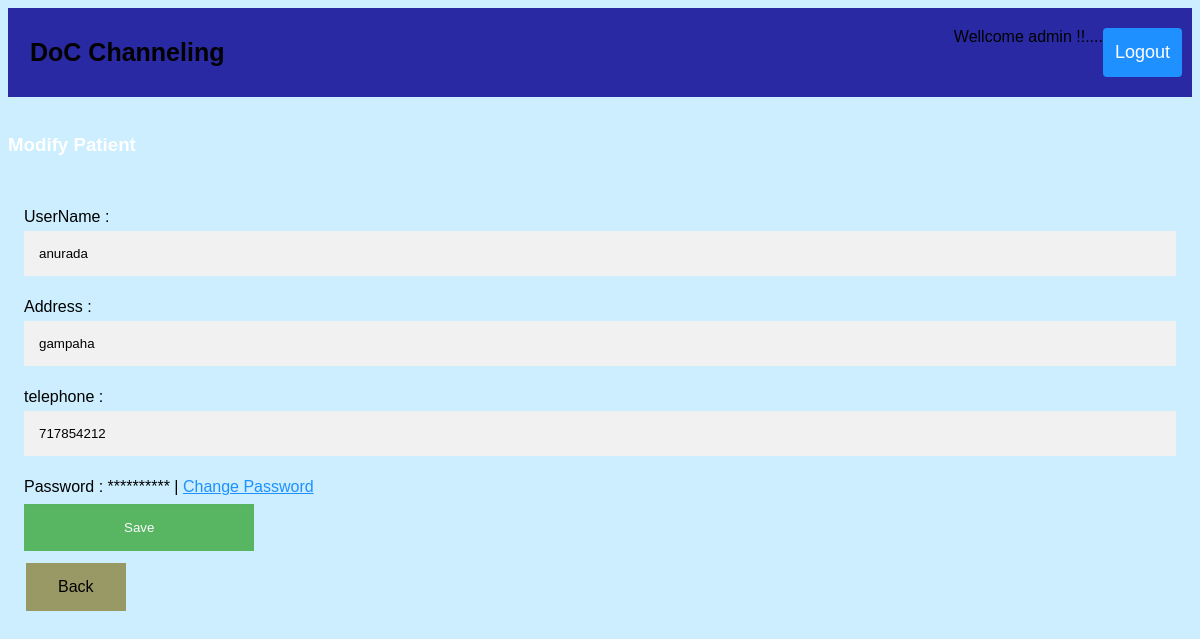
Screenshot of /modify_patient.php?user_id=3 (signed in) with the database file from the repository.
### tables this page shows
CREATE TABLE IF NOT EXISTS `patient` (
  `id` int(11) NOT NULL AUTO_INCREMENT,
  `username` varchar(40) NOT NULL,
  `password` varchar(20) NOT NULL,
  `user_type` varchar(2) NOT NULL,
  `telephone` int(10) NOT NULL,
  `address` varchar(70) NOT NULL,
  `is_deleted` int(2) NOT NULL DEFAULT '0',
  PRIMARY KEY (`id`)
);

### modify_patient.php (the view, shortened to what this page needs)
<?php require_once('connection.php') ; ?>
<?php
$username='';
$address='';
$telephone='';
$user_id='';
if(isset($_GET['user_id'])){
  $user_id=mysqli_real_escape_string($connection,$_GET['user_id']);
  $query="SELECT * FROM patient WHERE id={$user_id} LIMIT 1";
  $result_set= mysqli_query($connection,$query);
  if($result_set)
  {
    if(mysqli_num_rows($result_set) ==1){
      $result= mysqli_fetch_assoc($result_set);
      $username =$result['username'];
      $address =$result['address'];
      $telephone =$result['telephone'];
    }else{
      header('Location:admin.php?err=user_not_found');
    }
  }else{
    header('Location:admin.php?err=query_faild');
  }
}
 ?>
<!DOCTYPE html>
<html>
<head>
	<link rel="stylesheet" type="text/css" href="css/reg.css">
</head>
<body>
<div class="header">
  <a class="logo">DoC Channeling</a>
  <div class="header-right">
    <a  class="active" href="logout.php">Logout</a>
  </div>
  <span class="header-right">
      Wellcome  <?php echo $_SESSION['username'];?>   !!....
    </span>
</div>
<br>
<h3>Modify Patient</h3>
<br>
<div class="container">
  <div class="form-group">
    <form action="modify_patient.php" method="post">
      <label>UserName :</label>
      <input type="text" name="username" placeholder="Enter Username"class="form-control" <?php echo 'value="'. $username .'"'; ?>>
      <br>
       <label>Address :</label>
      <input type="text" name="address" placeholder="Enter Address"class="form-control" <?php echo 'value="'. $address .'"'; ?>>
      <br>
       <label>telephone :</label>
      <input type="text" name="telephone" placeholder="Enter telephone number"class="form-control" <?php echo 'value="'. $telephone .'"'; ?>>
      <br>
      <label>Password :</label>
      <span>**********</span> | <a href="change_password_p.php?user_id=<?php echo $user_id; ?>">Change Password</a>
      <br>
      <button class="registerbtn1  " type="submit" name="submit">Save</button>
    </form>
  </div>
<a  class="button" href="admin.php"> Back</a>
</body>
</html>

### css/reg.css (style rules this page uses)
* { box-sizing: border-box }
.container { padding: 16px; }
h3 { color:white; }
input[type=text], input[type=password] { width: 100%; padding: 15px; margin: 5px 0 22px 0; display: inline-block; border: none; background: #f1f1f1; }
.registerbtn1 { background-color: #4CAF50; color: white; padding: 16px 20px; margin: 8px 0; border: none; cursor: pointer; width: 20%; opacity: 0.9; }
a { color: dodgerblue; }
body { margin: 20; font-family: Arial, Helvetica, sans-serif; }
.header { overflow: hidden; background-color: #2929a3; padding: 20px 10px; }
.header a { float: left; color: black; text-align: center; padding: 12px; text-decoration: none; font-size: 18px; line-height: 25px; border-radius: 4px; }
.header a.logo { font-size: 25px; font-weight: bold; }
.header a.active { background-color: dodgerblue; color: white; }
.header-right { float: right; }
.button { background-color:#999966; border: none; color: black; padding: 15px 32px; text-align: center; text-decoration: none; display: inline-block; font-size: 16px; margin: 4px 2px; cursor: pointer; }

### modify_patient.php (style rules this page uses)
body { background-color: #cceeff; }

### rows the page displays
patient: username "anurada", address "gampaha", telephone "717854212"

### other values shown
$_SESSION['username'] "admin"
